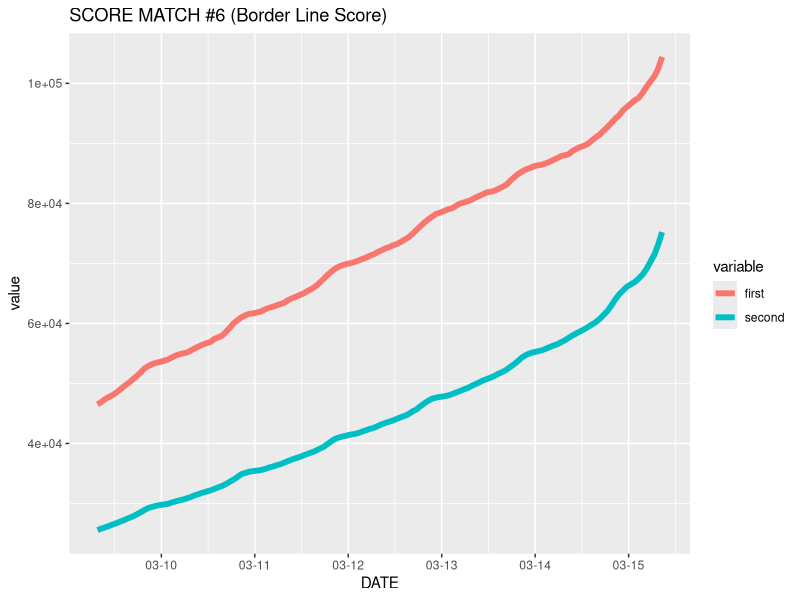
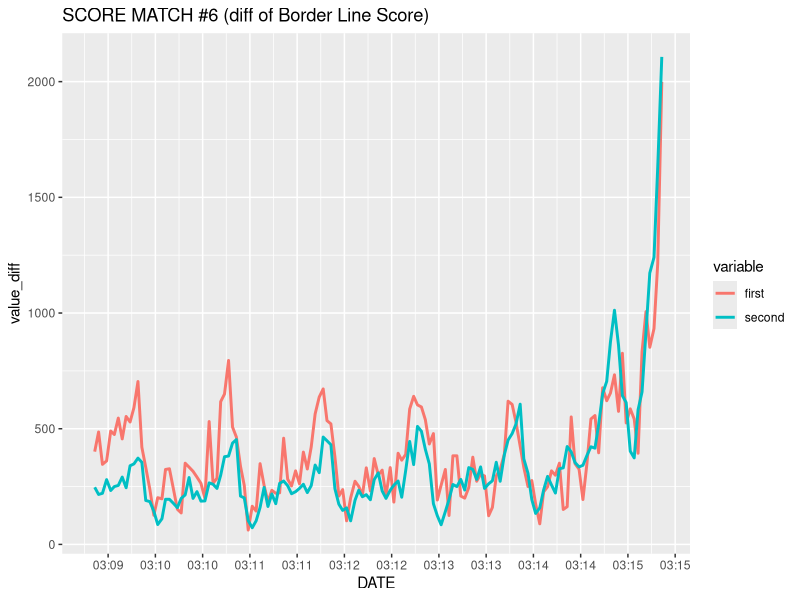
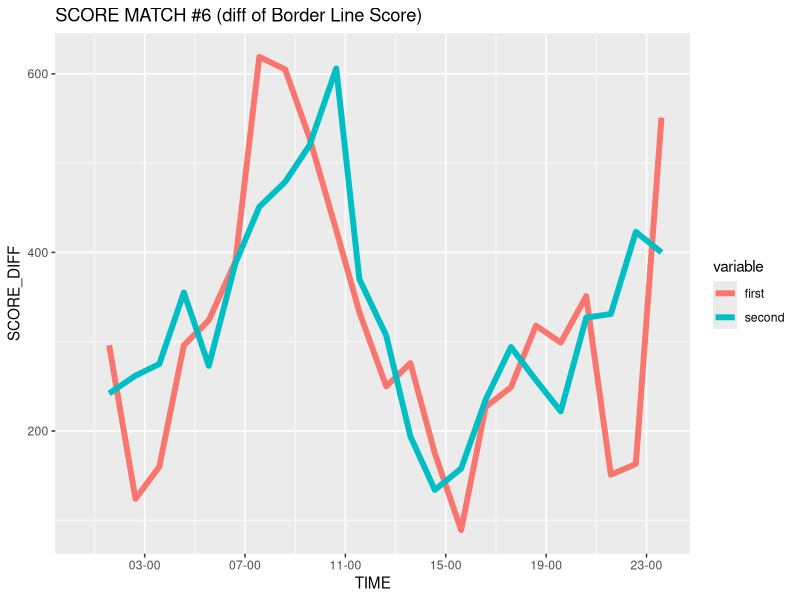

Reproduce these figures in R, in order.
## ---- chunk 1
library(data.table)
library(dplyr)
library(ggplot2)
dat = fread("LoveLive_score_modified.csv")

## データ型の修正 
dat = dat %>% 
  mutate(first = as.integer(first), 
         second =as.integer(second), 
         created=as.POSIXct(created, tz = "Asia/Tokyo"))
dat_score_match = 
  dat %>% 
  select(event) %>% 
  unique %>% 
  mutate(score_match = c(0,1,0,1,1,0,0,1,0,1))

## ---- chunk 2
dat_scoreMatch = 
  dat %>% merge(dat_score_match, by = "event") %>% 
  filter(score_match == 1) %>% 
  mutate(event_number = substr(event, start=2,stop=3))

## ---- chunk 3
library(reshape2)
## 第6回だけ取り出してデータフレームを変形
## タイムゾーンがGMTだったので, JSTに直すために+9時間する
dat_scoreMatch_06 = 
  dat_scoreMatch %>% 
  filter(event_number == "06") %>% 
  select(event_number, first , second, created) %>% 
  melt(id.var = c("event_number", "created")) %>% 
  mutate(DATE = as.POSIXct(created, tz ="Asia/Tokyo")+60*60*9) %>% 
  arrange(DATE)
## 内容
dat_scoreMatch_06
## 時間推移をggplot
library(scales)
dat_scoreMatch_06 %>% 
  ggplot(aes(x=DATE, y=value)) + 
  geom_line(aes(color=variable), size = 2) + 
  scale_x_datetime(breaks=date_breaks("24 hours"), 
                   labels = date_format("%m-%d")) + 
  ggtitle("SCORE MATCH #6 (Border Line Score)")
## ---- chunk 4
dat_scoreMatch_06 %>% 
  group_by(variable) %>% 
  mutate(value_diff = c(NA, diff(value))) %>% 
  ggplot(aes(x=DATE, y=value_diff)) +
  geom_line(aes(color=variable), size=1) + 
  scale_x_datetime(breaks=date_breaks("12 hours"), 
                   labels = date_format("%m:%d")) + 
  ggtitle("SCORE MATCH #6 (diff of Border Line Score)")
## ---- chunk 5
dat_scoreMatch_06 %>%
  mutate(DAY = substr(DATE, 1,10)) %>%
  filter(DAY == "2014-03-14") %>%
  mutate(HOUR = substr(DATE, 12,19)) %>%
  arrange(HOUR) %>% 
  group_by(variable, add=FALSE) %>% 
  mutate(value_diff = c(NA, diff(value))) %>% 
  ggplot(aes(x=as.POSIXct(HOUR, format="%H:%M:%S"), y=value_diff)) + 
  geom_line(aes(color=variable), size=2) + 
  scale_x_datetime(breaks=date_breaks("4 hours"), 
                   labels = date_format("%H-%M")) + 
  ggtitle("SCORE MATCH #6 (diff of Border Line Score)") + 
  xlab("TIME") + ylab("SCORE_DIFF")
